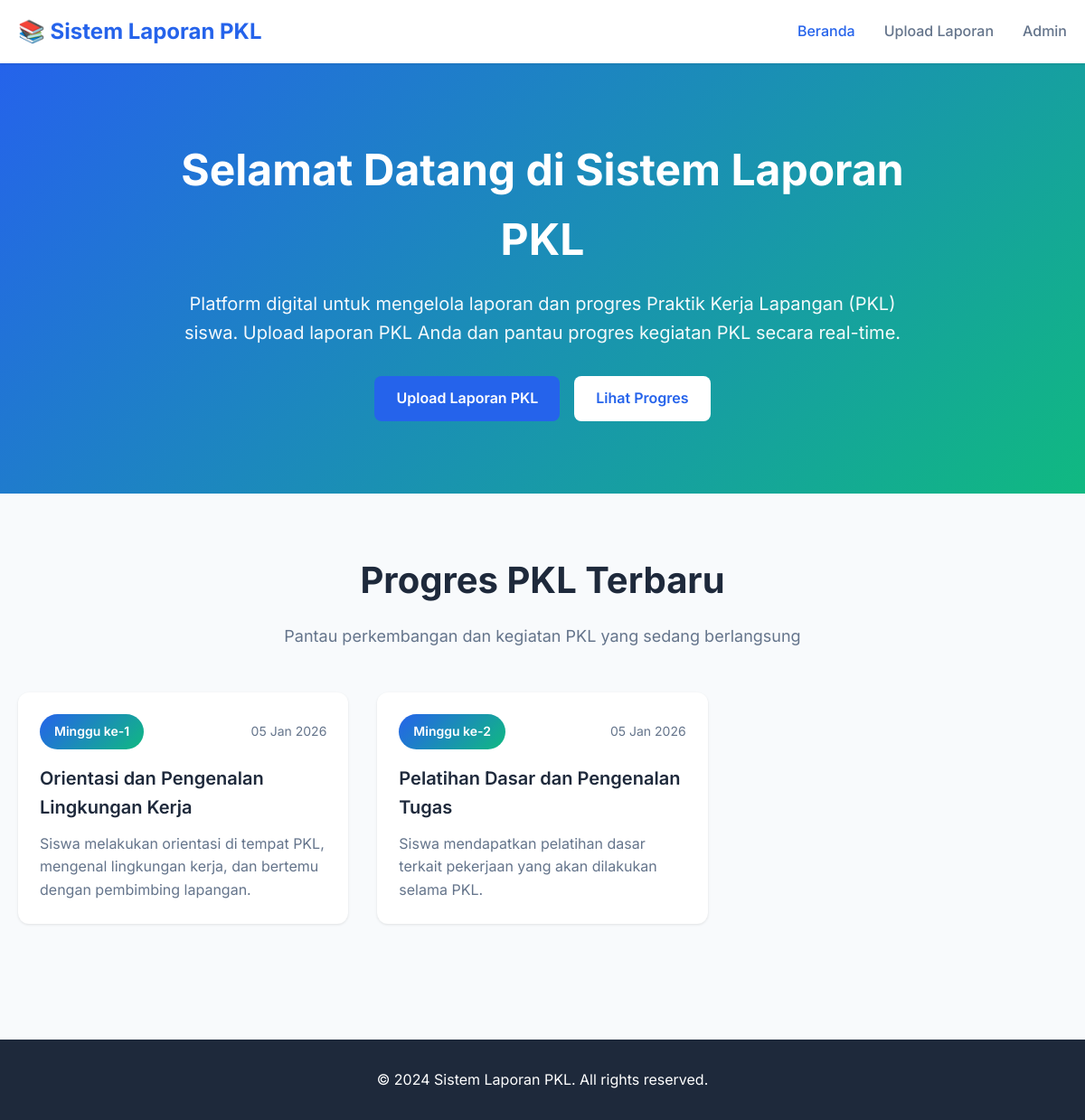
The page / on the database its author committed.
### tables this page shows
CREATE TABLE IF NOT EXISTS progres_pkl (
    id INT AUTO_INCREMENT PRIMARY KEY,
    judul_progres VARCHAR(200) NOT NULL,
    minggu_ke VARCHAR(20) NOT NULL,
    deskripsi TEXT NOT NULL,
    file_foto VARCHAR(255) NULL,
    created_at TIMESTAMP DEFAULT CURRENT_TIMESTAMP
);

### index.php (the view, shortened to what this page needs)
<?php
require_once 'config/database.php';
$query = "SELECT * FROM progres_pkl ORDER BY created_at DESC";
$result = $conn->query($query);
?>
<!DOCTYPE html>
<html lang="id">
<head>
    <link rel="stylesheet" href="assets/css/style.css">
</head>
<body>
    <nav class="navbar">
        <div class="container">
            <div class="nav-brand">
                <h2>📚 Sistem Laporan PKL</h2>
            </div>
            <div class="nav-menu">
                <a href="index.php" class="nav-link active">Beranda</a>
                <a href="upload-laporan.php" class="nav-link">Upload Laporan</a>
                <a href="admin/login.php" class="nav-link">Admin</a>
            </div>
        </div>
    </nav>
    <section class="hero">
        <div class="container">
            <div class="hero-content">
                <h1 class="hero-title">Selamat Datang di Sistem Laporan PKL</h1>
                <p class="hero-description">
                    Platform digital untuk mengelola laporan dan progres Praktik Kerja Lapangan (PKL) siswa.
                    Upload laporan PKL Anda dan pantau progres kegiatan PKL secara real-time.
                </p>
                <div class="hero-buttons">
                    <a href="upload-laporan.php" class="btn btn-primary">Upload Laporan PKL</a>
                    <a href="#progres" class="btn btn-secondary">Lihat Progres</a>
                </div>
            </div>
        </div>
    </section>
    <section class="progress-section" id="progres">
        <div class="container">
            <div class="section-header">
                <h2 class="section-title">Progres PKL Terbaru</h2>
                <p class="section-description">Pantau perkembangan dan kegiatan PKL yang sedang berlangsung</p>
            </div>
            <div class="progress-grid">
                <?php if ($result && $result->num_rows > 0): ?>
                    <?php while($row = $result->fetch_assoc()): ?>
                        <div class="progress-card">
                            <div class="progress-header">
                                <span class="progress-badge"><?php echo htmlspecialchars($row['minggu_ke']); ?></span>
                                <span class="progress-date">
                                    <?php
                                    $date = new DateTime($row['created_at']);
                                    echo $date->format('d M Y');
                                    ?>
                                </span>
                            </div>
                            <h3 class="progress-title"><?php echo htmlspecialchars($row['judul_progres']); ?></h3>
                            <p class="progress-description"><?php echo htmlspecialchars($row['deskripsi']); ?></p>
                        </div>
                    <?php endwhile; ?>
                <?php endif; ?>
            </div>
        </div>
    </section>
    <footer class="footer">
        <div class="container">
            <p>&copy; 2024 Sistem Laporan PKL. All rights reserved.</p>
        </div>
    </footer>
</body>
</html>

### assets/css/style.css (style rules this page uses)
* { margin: 0; padding: 0; box-sizing: border-box; }
body { font-family: 'Inter', -apple-system, BlinkMacSystemFont, 'Segoe UI', Roboto, sans-serif; line-height: 1.6; color: #1e293b; background-color: #f8fafc; }
.container { max-width: 1200px; margin: 0 auto; padding: 0 20px; }
.navbar { background: #ffffff; box-shadow: 0 1px 3px rgba(0, 0, 0, 0.1); position: sticky; top: 0; z-index: 1000; }
.navbar .container { display: flex; justify-content: space-between; align-items: center; padding: 1rem 20px; }
.nav-brand h2 { font-size: 1.5rem; font-weight: 700; color: #2563eb; }
.nav-menu { display: flex; gap: 2rem; }
.nav-link { text-decoration: none; color: #64748b; font-weight: 500; transition: color 0.3s; }
.nav-link:hover, .nav-link.active { color: #2563eb; }
.hero { background: linear-gradient(135deg, #2563eb 0%, #10b981 100%); color: white; padding: 5rem 0; text-align: center; }
.hero-content { max-width: 800px; margin: 0 auto; }
.hero-title { font-size: 3rem; font-weight: 700; margin-bottom: 1rem; }
.hero-description { font-size: 1.25rem; margin-bottom: 2rem; opacity: 0.95; }
.hero-buttons { display: flex; gap: 1rem; justify-content: center; flex-wrap: wrap; }
.btn { display: inline-flex; align-items: center; gap: 0.5rem; padding: 0.75rem 1.5rem; border: none; border-radius: 8px; font-size: 1rem; font-weight: 600; text-decoration: none; cursor: pointer; transition: all 0.3s; }
.btn-primary { background: #2563eb; color: white; }
.btn-secondary { background: white; color: #2563eb; }
.progress-section { padding: 4rem 0; }
.section-header { text-align: center; margin-bottom: 3rem; }
.section-title { font-size: 2.5rem; font-weight: 700; margin-bottom: 1rem; color: #1e293b; }
.section-description { font-size: 1.125rem; color: #64748b; }
.progress-grid { display: grid; grid-template-columns: repeat(auto-fill, minmax(350px, 1fr)); gap: 2rem; }
.progress-card { background: white; border-radius: 12px; padding: 1.5rem; box-shadow: 0 1px 3px rgba(0, 0, 0, 0.1); transition: all 0.3s; }
.progress-header { display: flex; justify-content: space-between; align-items: center; margin-bottom: 1rem; }
.progress-badge { background: linear-gradient(135deg, #2563eb 0%, #10b981 100%); color: white; padding: 0.5rem 1rem; border-radius: 20px; font-size: 0.875rem; font-weight: 600; }
.progress-date { color: #64748b; font-size: 0.875rem; }
.progress-title { font-size: 1.25rem; font-weight: 600; margin-bottom: 0.75rem; color: #1e293b; }
.progress-description { color: #64748b; line-height: 1.6; }
.footer { background: #1e293b; color: white; padding: 2rem 0; text-align: center; margin-top: 4rem; }

### rows shown on the page
progres_pkl: minggu_ke "Minggu ke-1", created_at "05 Jan 2026", judul_progres "Orientasi dan Pengenalan Lingkungan Kerja", deskripsi "Siswa melakukan orientasi di tempat PKL, mengenal lingkungan kerja, dan bertemu dengan pembimbing lapangan."
progres_pkl: minggu_ke "Minggu ke-2", created_at "05 Jan 2026", judul_progres "Pelatihan Dasar dan Pengenalan Tugas", deskripsi "Siswa mendapatkan pelatihan dasar terkait pekerjaan yang akan dilakukan selama PKL."
